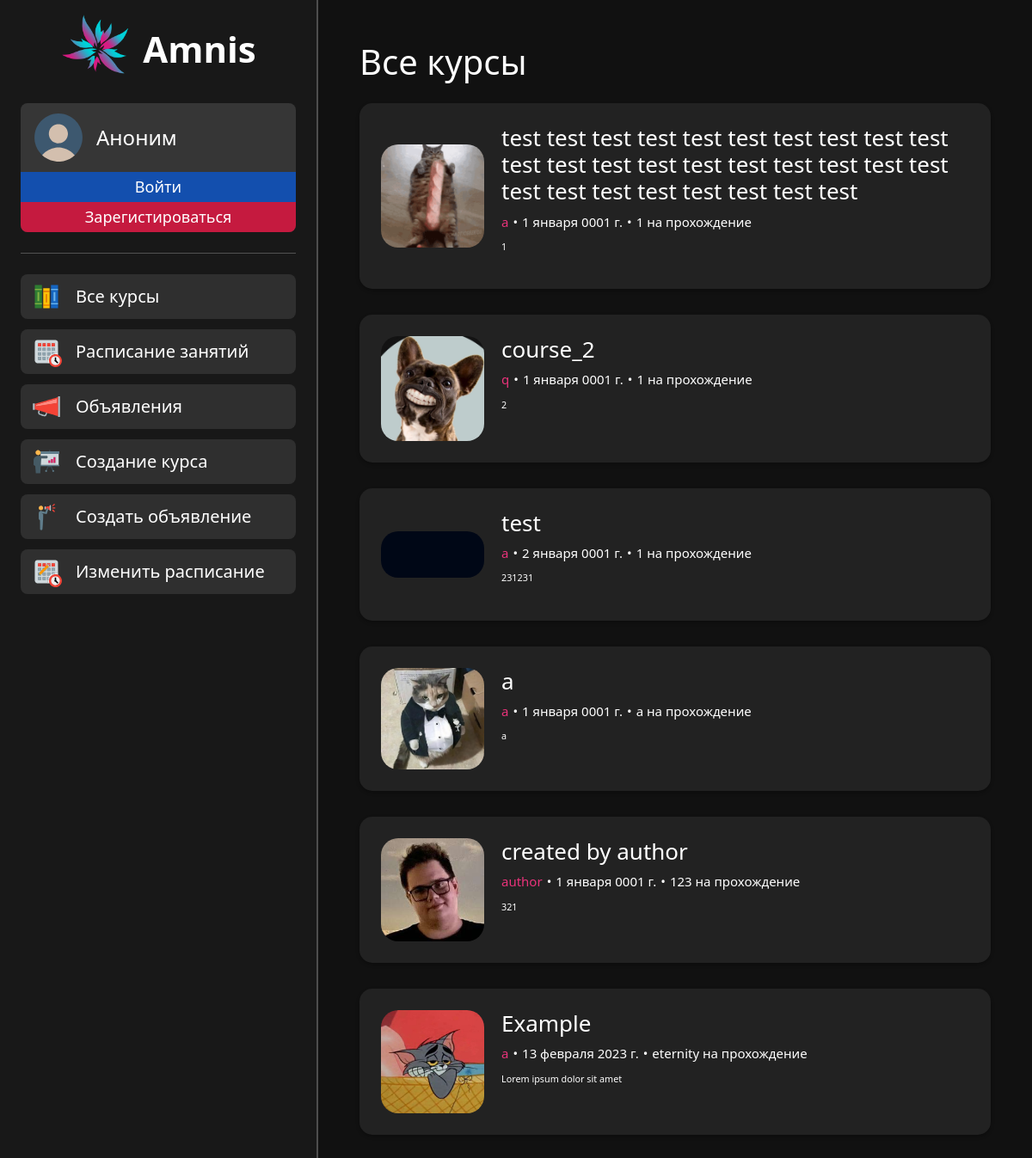
Screenshot of /course/all_courses with the database file from the repository.
### main/models.py (models this page shows, shortened)
class Course(models.Model):
    title = models.CharField('Title', max_length=250)
    course_image = models.ImageField('Course image', upload_to="photo_files", null=True, blank=True)
    author_id = models.ForeignKey(User, blank=True, on_delete=models.CASCADE)
    date = models.DateField('Date', blank=True, default=datetime.date(1, 1, 1))
    time_to_read = models.CharField('Time to read', max_length=50)
    description = models.CharField('Description', max_length=500)
    content = models.TextField('Content')
    class Meta:
        verbose_name = "Course"
        verbose_name_plural = "Courses"

### main/views.py (the view)
# urls.py: path('course/all_courses', views.all_courses_view, name='all_courses'),
def all_courses_view(request):
    courses = Course.objects.all()
    role = get_role(request.user)
    ava = get_ava(request.user)
    return render(request, 'main/all_courses.html', {'courses': courses, 'user': request.user, 'role': role, 'ava': ava})

### main/views.py (called while the page is built, shortened)
def get_role(user):
    template = ""
    return template

def get_ava(user):
    if user.is_authenticated:
        profiles_ava = ProfileInfo.objects.filter(name=user).get().avatar
        return profiles_ava
    else:
        return ""

### main/templates/main/all_courses.html (shortened to what this page needs)
{% load static %}
<!doctype html>
<html lang="en">
<head>
    <link rel="stylesheet" href="https://cdn.jsdelivr.net/npm/bootstrap@5.2.3/dist/css/bootstrap.min.css">
    <link rel="stylesheet" href="https://cdn.jsdelivr.net/npm/bootstrap-icons@1.10.2/font/bootstrap-icons.css">
    <link rel="stylesheet" href="{% static 'main/css/common.css'%}">
    <link rel="stylesheet" href="{% static 'main/css/all_courses.css'%}">
</head>
<body>
    {% include 'main/navigation.html' %}
    <div class="aside_container">
      <h1 class="courses_text_title">Все курсы</h1>
    <div class="all_courses_body">
    {% for c in courses %}
      <div class="common_form course">
        <div class="image_and_desc">
            <div class="img_container">
                <img class="course_image" src="/media/{{ c.course_image }}">
            </div>
            <div class="course_desc course__course_desc">
              <h2 class="course_title_h">
                <a class="course_title" href="{% url 'course' course_id=c.id %}">{{c.title}}</a>
              </h2>
              <div class="author_and_time_to_pass">
                <p class="author">{{c.author_id.username}}</p>
                <div class="split_point">•</div>
                <p class="time_to_pass author_and_time_to_pass__time_to_pass">{{c.date}}</p>
                <div class="split_point">•</div>
                <p class="time_to_pass author_and_time_to_pass__time_to_pass">{{c.time_to_read}} на прохождение</p>
              </div>
              <p class="course_desc">
                  {{c.description}}
              </p>
            </div>
        </div>
      </div>
    {% endfor %}
    </div>
</div>
</body>
</html>

### main/static/main/css/common.css (style rules this page uses)
:root { --white-color: #ffffff; --white-color-hover: #dddddd; --white-color-active: #aaaaaa; --add-green-color: #26e144; --add-green-color-hover: #23cc3f; --add-green-color-active: #1eb337; --cyan-color: #75fbf6; --cyan-color-hover: #02e3dc; --cyan-color-active: #00bfb9; --magenta-color: #ea337b; --magenta-color-hover: #cc2d6d; --magenta-color-active: #b3275f; --dark-white9-color: #999999; --darkgrey2-color: #222222; --darkgrey-color: #333333; --darkgrey-color-hover: #2b2b2b; --semi-darkgrey-color: #414141; --dark-cyan-color: #173f4c; --error-red-color: #ff5757; }
html, body { padding: 0; margin: 0; width: 100%; height: 100%; background-color:#111111; color: white; }
.common_form { color: white; display: flex; flex-direction: column; align-items: center; background-color: var(--darkgrey2-color); padding: 25px; border-radius: 15px; box-shadow: 0px 2px 4px rgba(0, 0, 0, 0.3); }
.split_point { margin: 0 5px 0 5px; }
.aside_container { margin-left: var(--navigation-offset); padding: 48px; }

### main/static/main/css/all_courses.css (style rules this page uses)
html, body { padding: 0; margin: 0; width: 100%; height: 100%; background-color:#111111; color: white; }
.all_courses_body { display: flex; flex-direction: column; height: 100%; }
.courses_text_title { margin-bottom: 24px; }
.course { display: flex; flex-direction: row; justify-content: space-between; margin-bottom: 30px; }
.course__course_desc { margin-left: 20px; }
.img_container { display: flex; align-items: center; }
.course_image { width: 10vw; border-radius: 20px; }
.author_and_time_to_pass { display: flex; font-size: 0.7vw; margin-top: 5px; margin-bottom: 10px; font-size: 15px; }
.course_title { margin: 0px; color: white; text-decoration: none; font-size: 26px; }
.author { color: var(--magenta-color); margin-bottom: 0px; }
.time_to_pass { margin-bottom: 0px; }
.course_title_h { font-size: 1.5vw; }
.course_desc { font-size: 0.9vw; }
.image_and_desc { display: flex; }

### main/static/main/css/navigation.css (style rules this page uses)
:root { --navigation-width: 320px; --horizontal-padding: 24px; --border-width: 2px; --navigation-offset: calc(var(--navigation-width) + 2*var(--horizontal-padding) + var(--border-width)); }

### rows the page displays
Course: course_image (picture), title "test test test test test test test test test test test test test test test test test test test test test test test test test test test test", author_id.username "a", date "1 января 0001 г.", time_to_read "1", description "1"
Course: course_image (picture), title "course_2", author_id.username "q", date "1 января 0001 г.", time_to_read "1", description "2"
Course: course_image (picture), title "test", author_id.username "a", date "2 января 0001 г.", time_to_read "1", description "231231"
Course: course_image (picture), title "a", author_id.username "a", date "1 января 0001 г.", time_to_read "a", description "a"
Course: course_image (picture), title "created by author", author_id.username "author", date "1 января 0001 г.", time_to_read "123", description "321"
Course: course_image (picture), title "Example", author_id.username "a", date "13 февраля 2023 г.", time_to_read "eternity", description "Lorem ipsum dolor sit amet"
